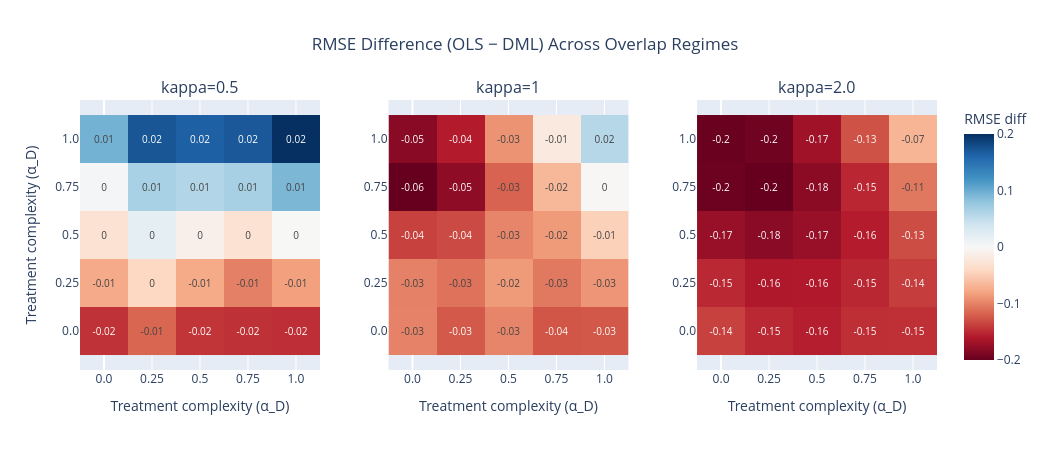

Notebook code for this chart:
### Code cell
fig = frontier_panels(summary_df, kappas=[0.5, 1, 2.0])
fig.show()

### Figure 1 — Plotly figure (JSON) as saved in the notebook; plotly's stock layout.template omitted (floating-point values rounded to 4 significant figures)
{"data": [{"colorscale": [[0, "rgb(103,0,31)"], [0.1, "rgb(178,24,43)"], [0.2, "rgb(214,96,77)"], [0.3, "rgb(244,165,130)"], [0.4, "rgb(253,219,199)"], [0.5, "rgb(247,247,247)"], [0.6, "rgb(209,229,240)"], [0.7, "rgb(146,197,222)"], [0.8, "rgb(67,147,195)"], [0.9, "rgb(33,102,172)"], [1, "rgb(5,48,97)"]], "hovertemplate": "alpha_d=%{x}<br>alpha_y=%{y}<br>RMSE diff=%{z:.4f}<extra></extra>", "showscale": false, "text": [[-0.02, -0.01, -0.02, -0.02, -0.02], [-0.01, -0.0, -0.01, -0.01, -0.01], [-0.0, 0.0, -0.0, -0.0, -0.0], [0.0, 0.01, 0.01, 0.01, 0.01], [0.01, 0.02, 0.02, 0.02, 0.02]], "textfont": {"size": 10}, "texttemplate": "%{text}", "type": "heatmap", "x": [0, 0.25, 0.5, 0.75, 1], "xaxis": "x", "y": [0, 0.25, 0.5, 0.75, 1], "yaxis": "y", "z": [[-0.01748, -0.01398, -0.01722, -0.01755, -0.0177], [-0.009099, -0.00499, -0.009181, -0.0122, -0.009918], [-0.003586, 0.002439, -0.0013, -0.003598, -7.478e-05], [0.0004636, 0.007851, 0.007135, 0.007901, 0.01093], [0.01142, 0.02062, 0.0197, 0.02043, 0.02398]], "zmid": 0}, {"colorscale": [[0, "rgb(103,0,31)"], [0.1, "rgb(178,24,43)"], [0.2, "rgb(214,96,77)"], [0.3, "rgb(244,165,130)"], [0.4, "rgb(253,219,199)"], [0.5, "rgb(247,247,247)"], [0.6, "rgb(209,229,240)"], [0.7, "rgb(146,197,222)"], [0.8, "rgb(67,147,195)"], [0.9, "rgb(33,102,172)"], [1, "rgb(5,48,97)"]], "hovertemplate": "alpha_d=%{x}<br>alpha_y=%{y}<br>RMSE diff=%{z:.4f}<extra></extra>", "showscale": false, "text": [[-0.03, -0.03, -0.03, -0.04, -0.03], [-0.03, -0.03, -0.02, -0.03, -0.03], [-0.04, -0.04, -0.03, -0.02, -0.01], [-0.06, -0.05, -0.03, -0.02, -0.0], [-0.05, -0.04, -0.03, -0.01, 0.02]], "textfont": {"size": 10}, "texttemplate": "%{text}", "type": "heatmap", "x": [0, 0.25, 0.5, 0.75, 1], "xaxis": "x2", "y": [0, 0.25, 0.5, 0.75, 1], "yaxis": "y2", "z": [[-0.02824, -0.03466, -0.02769, -0.03529, -0.03485], [-0.02836, -0.03081, -0.02432, -0.02966, -0.02507], [-0.0385, -0.03711, -0.02762, -0.02429, -0.01337], [-0.05618, -0.05036, -0.03316, -0.01868, -0.0005177], [-0.05128, -0.04451, -0.02539, -0.00573, 0.01604]], "zmid": 0}, {"colorbar": {"title": {"text": "RMSE diff"}}, "colorscale": [[0, "rgb(103,0,31)"], [0.1, "rgb(178,24,43)"], [0.2, "rgb(214,96,77)"], [0.3, "rgb(244,165,130)"], [0.4, "rgb(253,219,199)"], [0.5, "rgb(247,247,247)"], [0.6, "rgb(209,229,240)"], [0.7, "rgb(146,197,222)"], [0.8, "rgb(67,147,195)"], [0.9, "rgb(33,102,172)"], [1, "rgb(5,48,97)"]], "hovertemplate": "alpha_d=%{x}<br>alpha_y=%{y}<br>RMSE diff=%{z:.4f}<extra></extra>", "showscale": true, "text": [[-0.14, -0.15, -0.16, -0.15, -0.15], [-0.15, -0.16, -0.16, -0.15, -0.14], [-0.17, -0.18, -0.17, -0.16, -0.13], [-0.2, -0.2, -0.18, -0.15, -0.11], [-0.2, -0.2, -0.17, -0.13, -0.07]], "textfont": {"size": 10}, "texttemplate": "%{text}", "type": "heatmap", "x": [0, 0.25, 0.5, 0.75, 1], "xaxis": "x3", "y": [0, 0.25, 0.5, 0.75, 1], "yaxis": "y3", "z": [[-0.1374, -0.1512, -0.1573, -0.1482, -0.1472], [-0.1511, -0.162, -0.1606, -0.1522, -0.1395], [-0.1746, -0.182, -0.1742, -0.1587, -0.1309], [-0.1974, -0.2005, -0.1815, -0.152, -0.1067], [-0.1994, -0.1962, -0.1706, -0.1282, -0.06865]], "zmid": 0}], "layout": {"annotations": [{"font": {"size": 16}, "showarrow": false, "text": "kappa=0.5", "x": 0.14, "xanchor": "center", "xref": "paper", "y": 1, "yanchor": "bottom", "yref": "paper"}, {"font": {"size": 16}, "showarrow": false, "text": "kappa=1", "x": 0.5, "xanchor": "center", "xref": "paper", "y": 1, "yanchor": "bottom", "yref": "paper"}, {"font": {"size": 16}, "showarrow": false, "text": "kappa=2.0", "x": 0.86, "xanchor": "center", "xref": "paper", "y": 1, "yanchor": "bottom", "yref": "paper"}], "height": 450, "title": {"text": "RMSE Difference (OLS − DML) Across Overlap Regimes", "x": 0.5}, "width": 1050, "xaxis": {"anchor": "y", "domain": [0, 0.28], "tickmode": "array", "ticktext": ["0.0", "0.25", "0.5", "0.75", "1.0"], "tickvals": [0, 0.25, 0.5, 0.75, 1], "title": {"text": "Treatment complexity (α_D)"}}, "xaxis2": {"anchor": "y2", "domain": [0.36, 0.64], "tickmode": "array", "ticktext": ["0.0", "0.25", "0.5", "0.75", "1.0"], "tickvals": [0, 0.25, 0.5, 0.75, 1], "title": {"text": "Treatment complexity (α_D)"}}, "xaxis3": {"anchor": "y3", "domain": [0.72, 1], "tickmode": "array", "ticktext": ["0.0", "0.25", "0.5", "0.75", "1.0"], "tickvals": [0, 0.25, 0.5, 0.75, 1], "title": {"text": "Treatment complexity (α_D)"}}, "yaxis": {"anchor": "x", "domain": [0, 1], "scaleanchor": "x", "scaleratio": 1, "tickmode": "array", "ticktext": ["0.0", "0.25", "0.5", "0.75", "1.0"], "tickvals": [0, 0.25, 0.5, 0.75, 1], "title": {"text": "Treatment complexity (α_D)"}}, "yaxis2": {"anchor": "x2", "domain": [0, 1], "scaleanchor": "x2", "scaleratio": 1, "tickmode": "array", "ticktext": ["0.0", "0.25", "0.5", "0.75", "1.0"], "tickvals": [0, 0.25, 0.5, 0.75, 1]}, "yaxis3": {"anchor": "x3", "domain": [0, 1], "scaleanchor": "x3", "scaleratio": 1, "tickmode": "array", "ticktext": ["0.0", "0.25", "0.5", "0.75", "1.0"], "tickvals": [0, 0.25, 0.5, 0.75, 1]}}}
